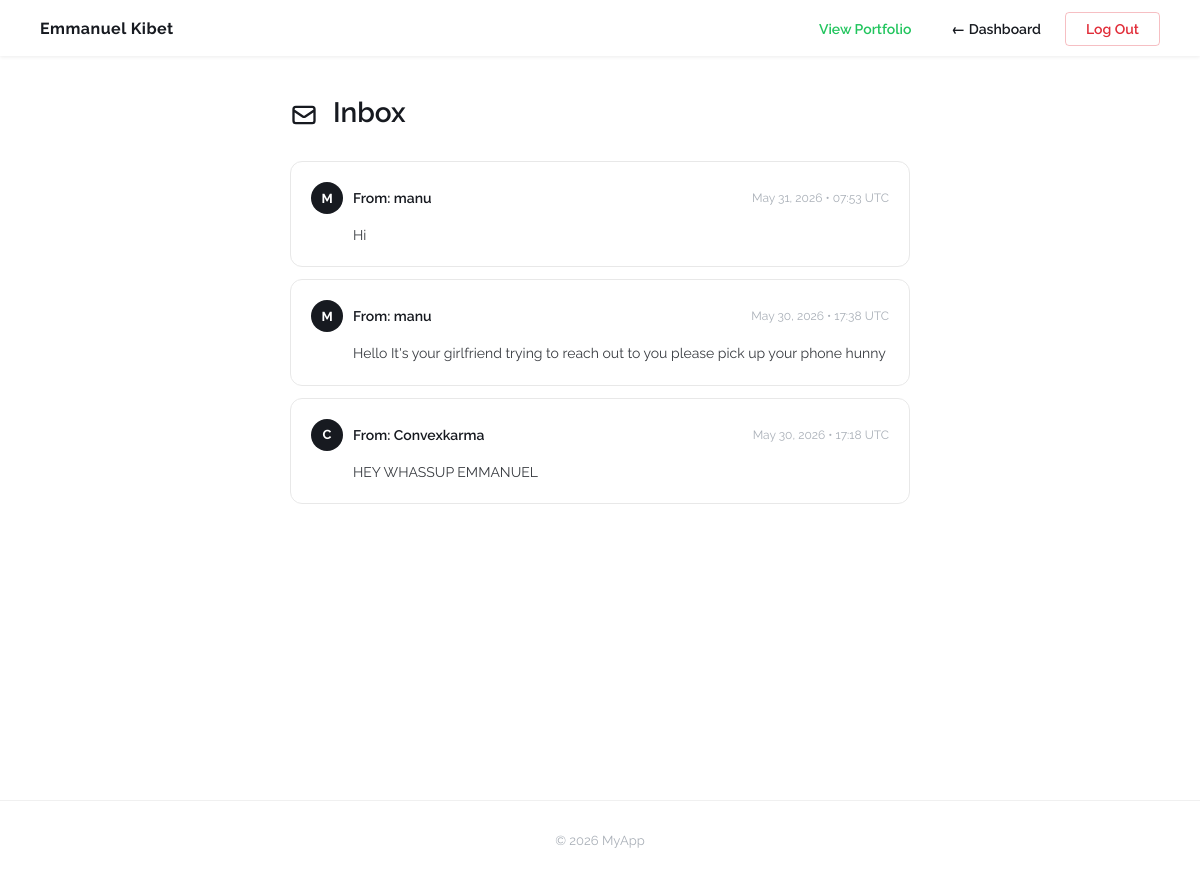
Screenshot of /messages (signed in) with the database file from the repository.
### app.py (models this page shows)
class Message(db.Model):
    id = db.Column(db.Integer, primary_key=True)
    sender_id = db.Column(db.Integer, db.ForeignKey('user.id'), nullable=False)
    sender_name = db.Column(db.String(150), nullable=False)
    content = db.Column(db.Text, nullable=False)
    created_at = db.Column(db.DateTime, default=lambda: datetime.now(timezone.utc))
    is_read = db.Column(db.Boolean, default=False)

### app.py (the view)
@app.route('/messages')
@login_required
def messages():
    is_admin = current_user.username == ADMIN_USERNAME
    if is_admin:
        msgs = Message.query.order_by(Message.created_at.desc()).all()
        Message.query.filter_by(is_read=False).update({"is_read": True})
        db.session.commit()
    else:
        msgs = Message.query.filter_by(sender_id=current_user.id).order_by(Message.created_at.desc()).all()
    return render_template('messages.html', messages=msgs, is_admin=is_admin)

### app.py (called while the page is built)
@login_manager.user_loader
def load_user(user_id):
    return User.query.get(int(user_id))

### templates/messages.html (shortened to what this page needs)
<!DOCTYPE html>
<html lang="en">
<head>
    <link rel="stylesheet" href="{{ url_for('static', filename='style.css') }}">
</head>
<body>
    <header>
        <div class="menu-container">
            <a href="{{ url_for('home') }}" class="brand-name">Emmanuel Kibet</a>
            <ul class="nav-lists">
                <li><a href="{{ url_for('home') }}" class="nav-link" target="_blank" style="color:#22c55e;">View Portfolio</a></li>
                <li><a href="{{ url_for('dashboard') }}" class="nav-link">← Dashboard</a></li>
                <li><a href="{{ url_for('logout') }}" class="nav-link btn-danger">Log Out</a></li>
            </ul>
        </div>
    </header>
    <main>
        <div class="messages-container">
            <div class="messages-header">
                <h1><svg width="28" height="28" style="display:inline;vertical-align:bottom;margin-right:8px;" fill="none" stroke="currentColor" stroke-width="2" viewBox="0 0 24 24"><path d="M3 8l7.89 5.26a2 2 0 002.22 0L21 8M5 19h14a2 2 0 002-2V7a2 2 0 00-2-2H5a2 2 0 00-2 2v10a2 2 0 002 2z"></path></svg> {% if is_admin %}Inbox{% else %}Sent Messages{% endif %}</h1>
            </div>
            {% if messages %}
                {% for msg in messages %}
                <div class="msg-card" style="animation-delay: {{ loop.index0 * 0.04 }}s;">
                    <div class="msg-meta">
                        <div class="msg-avatar">{{ msg.sender_name[0]|upper }}</div>
                        <span class="msg-sender">
                            {% if is_admin %}From: {{ msg.sender_name }}{% else %}To: Site Owner{% endif %}
                        </span>
                        <span class="msg-time">{{ msg.created_at.strftime('%b %d, %Y  •  %H:%M UTC') }}</span>
                    </div>
                    <div class="msg-body">{{ msg.content }}</div>
                </div>
                {% endfor %}
            {% endif %}
        </div>
    </main>
    <footer>
        <p>&copy; 2026 MyApp</p>
    </footer>
</body>
</html>

### static/style.css (style rules this page uses)
* { margin: 0; padding: 0; box-sizing: border-box; }
body { font-family: 'Raleway', 'Helvetica Neue', Arial, sans-serif; color: #171a20; background-color: #ffffff; min-height: 100vh; }
header { position: fixed; top: 0; left: 0; width: 100%; height: 56px; display: flex; justify-content: center; align-items: center; background-color: #ffffff; box-shadow: 0 1px 4px rgba(0, 0, 0, 0.08); z-index: 100; }
.menu-container { width: 100%; max-width: 1200px; display: flex; justify-content: space-between; align-items: center; padding: 0 40px; }
.brand-name { font-size: 16px; font-weight: 700; color: #171a20; text-decoration: none; letter-spacing: 0.5px; }
.nav-lists { display: flex; list-style: none; gap: 8px; align-items: center; }
.nav-link { text-decoration: none; color: #171a20; font-size: 14px; font-weight: 600; padding: 8px 16px; border-radius: 4px; transition: background-color 0.3s ease; }
main { padding-top: 56px; min-height: 100vh; }
.btn-danger { background-color: transparent; color: #e12d39; border: 1px solid rgba(225, 45, 57, 0.3); text-transform: none; font-size: 14px; padding: 8px 20px; }
footer { text-align: center; padding: 32px 20px; color: #aab0b8; font-size: 13px; border-top: 1px solid #f0f0f0; }

### templates/messages.html (style rules this page uses)
.messages-container { max-width: 700px; margin: 0 auto; padding: 40px; animation: fadeInUp 0.4s ease-out; }
.messages-header { display: flex; align-items: center; justify-content: space-between; margin-bottom: 32px; }
.messages-header h1 { font-size: 28px; font-weight: 600; color: #171a20; }
.msg-card { border: 1px solid #e8e8e8; border-radius: 12px; padding: 20px; margin-bottom: 12px; transition: all 0.2s ease; animation: fadeInUp 0.4s ease-out; }
.msg-meta { display: flex; align-items: center; gap: 10px; margin-bottom: 10px; }
.msg-avatar { width: 32px; height: 32px; border-radius: 50%; background: #171a20; display: flex; align-items: center; justify-content: center; font-weight: 700; font-size: 13px; color: #fff; flex-shrink: 0; }
.msg-sender { font-weight: 600; color: #171a20; font-size: 14px; }
.msg-time { margin-left: auto; font-size: 12px; color: #aab0b8; }
.msg-body { font-size: 14px; color: #393c41; line-height: 1.6; padding-left: 42px; }

### rows the page displays
Message: sender_name "M", sender_name "manu", created_at "May 31, 2026 • 07:53 UTC", content "Hi"
Message: sender_name "M", sender_name "manu", created_at "May 30, 2026 • 17:38 UTC", content "Hello It's your girlfriend trying to reach out to you please pick up your phone hunny"
Message: sender_name "C", sender_name "Convexkarma", created_at "May 30, 2026 • 17:18 UTC", content "HEY WHASSUP EMMANUEL"
